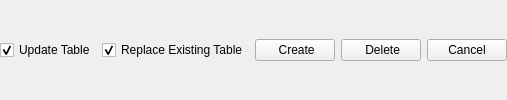
    <widget class="QFrame" name="frame_4">
     <property name="frameShape">
      <enum>QFrame::NoFrame</enum>
     </property>
     <property name="frameShadow">
      <enum>QFrame::Raised</enum>
     </property>
     <layout class="QHBoxLayout" name="horizontalLayout_10">
      <property name="leftMargin">
       <number>0</number>
      </property>
      <property name="topMargin">
       <number>0</number>
      </property>
      <property name="rightMargin">
       <number>0</number>
      </property>
      <property name="bottomMargin">
       <number>0</number>
      </property>
      <item alignment="Qt::AlignLeft">
       <widget class="QFrame" name="frame_13">
        <property name="frameShape">
         <enum>QFrame::NoFrame</enum>
        </property>
        <property name="frameShadow">
         <enum>QFrame::Raised</enum>
        </property>
        <layout class="QHBoxLayout" name="horizontalLayout_28">
         <property name="leftMargin">
          <number>0</number>
         </property>
         <property name="topMargin">
          <number>0</number>
         </property>
         <property name="rightMargin">
          <number>0</number>
         </property>
         <property name="bottomMargin">
          <number>0</number>
         </property>
         <item>
          <widget class="QCheckBox" name="updateCollectionCheckBox">
           <property name="text">
            <string>Update Table</string>
           </property>
           <property name="checked">
            <bool>true</bool>
           </property>
          </widget>
         </item>
         <item>
          <widget class="QCheckBox" name="replaceExistingCollectionCheckBox">
           <property name="text">
            <string>Replace Existing Table</string>
           </property>
           <property name="checked">
            <bool>true</bool>
           </property>
          </widget>
         </item>
        </layout>
       </widget>
      </item>
      <item alignment="Qt::AlignRight">
       <widget class="QFrame" name="frame_5">
        <property name="frameShape">
         <enum>QFrame::NoFrame</enum>
        </property>
        <property name="frameShadow">
         <enum>QFrame::Raised</enum>
        </property>
        <layout class="QHBoxLayout" name="horizontalLayout_11">
         <property name="leftMargin">
          <number>0</number>
         </property>
         <property name="topMargin">
          <number>0</number>
         </property>
         <property name="rightMargin">
          <number>0</number>
         </property>
         <property name="bottomMargin">
          <number>0</number>
         </property>
         <item>
          <widget class="QPushButton" name="createButton">
           <property name="text">
            <string> Create</string>
           </property>
           <property name="icon">
            <iconset resource="../../../assets/resource_files/resources.qrc">
             <normaloff>:/icons/service.png</normaloff>:/icons/service.png</iconset>
           </property>
          </widget>
         </item>
         <item>
          <widget class="QPushButton" name="deleteButton">
           <property name="text">
            <string> Delete</string>
           </property>
           <property name="icon">
            <iconset resource="../../../assets/resource_files/resources.qrc">
             <normaloff>:/icons/delete.png</normaloff>:/icons/delete.png</iconset>
           </property>
          </widget>
         </item>
         <item>
          <widget class="QPushButton" name="cancelButton">
           <property name="text">
            <string>Cancel</string>
           </property>
          </widget>
         </item>
        </layout>
       </widget>
      </item>
     </layout>
    </widget>
